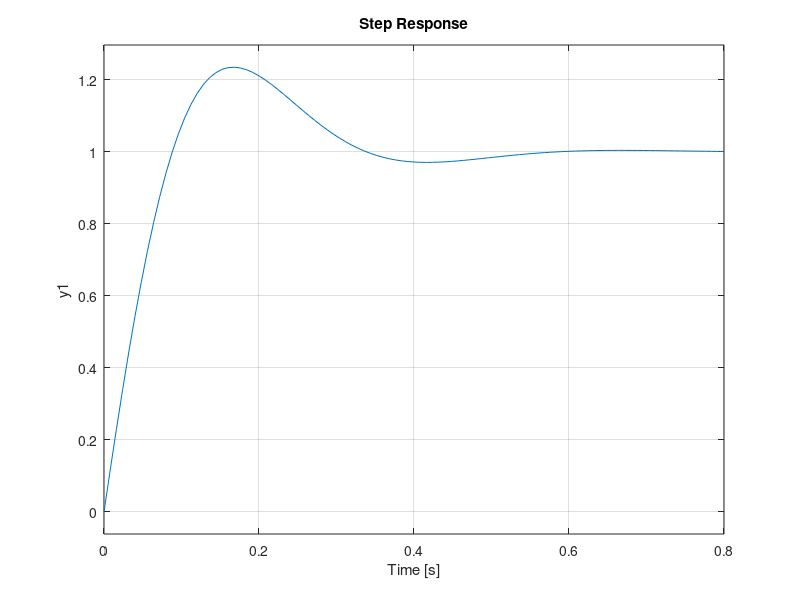

MATLAB code for this plot:
%
% Aramis Kelkelyan
% MAE 376: EC 18.2
% Date: 04/20/2022
%-----------------------------------------
clear;clc;clf;

%Design a P-controller
sys = tf((1),[1,2]);
kp = 14.5512; Ti = 0.0643;
sysc = tf([kp*Ti kp], [Ti,0]);
clp = feedback(sysc*sys,1);
step(clp);
